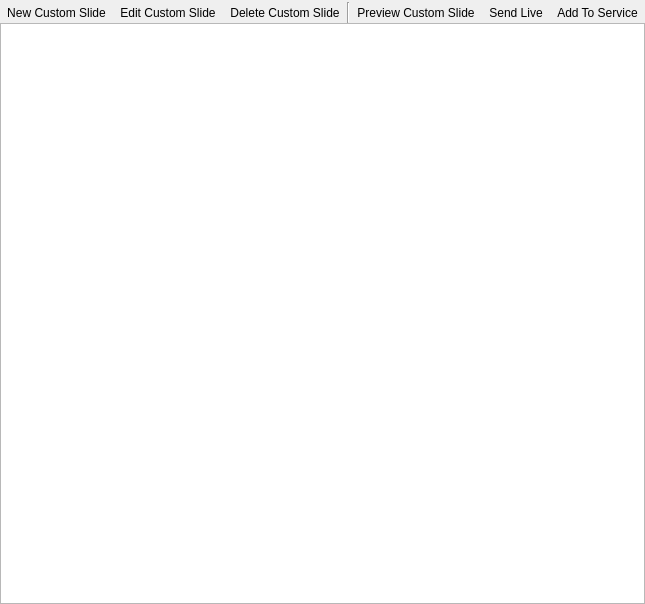
       <widget class="QWidget" name="CustomSlidePage" >
        <property name="geometry" >
         <rect>
          <x>0</x>
          <y>0</y>
          <width>201</width>
          <height>604</height>
         </rect>
        </property>
        <attribute name="label" >
         <string>Custom Slides</string>
        </attribute>
        <attribute name="icon" >
         <iconset resource="../images/openlp-2.qrc" >
          <normaloff>:/media/media_custom.png</normaloff>:/media/media_custom.png</iconset>
        </attribute>
        <layout class="QVBoxLayout" name="verticalLayout" >
         <property name="spacing" >
          <number>0</number>
         </property>
         <property name="margin" >
          <number>0</number>
         </property>
         <item>
          <widget class="QWidget" native="1" name="CustomSlideToolbar" >
           <layout class="QHBoxLayout" name="horizontalLayout_2" >
            <property name="spacing" >
             <number>0</number>
            </property>
            <property name="leftMargin" >
             <number>0</number>
            </property>
            <property name="topMargin" >
             <number>2</number>
            </property>
            <property name="rightMargin" >
             <number>0</number>
            </property>
            <property name="bottomMargin" >
             <number>0</number>
            </property>
            <item>
             <widget class="QToolButton" name="CustomNewButton" >
              <property name="toolTip" >
               <string>Add a new custom slide</string>
              </property>
              <property name="statusTip" >
               <string>Add a new custom slide</string>
              </property>
              <property name="text" >
               <string>New Custom Slide</string>
              </property>
              <property name="icon" >
               <iconset resource="../images/openlp-2.qrc" >
                <normaloff>:/custom/custom_new.png</normaloff>:/custom/custom_new.png</iconset>
              </property>
              <property name="iconSize" >
               <size>
                <width>20</width>
                <height>20</height>
               </size>
              </property>
              <property name="autoRaise" >
               <bool>true</bool>
              </property>
             </widget>
            </item>
            <item>
             <widget class="QToolButton" name="CustomEditButton" >
              <property name="toolTip" >
               <string>Edit selected slide</string>
              </property>
              <property name="statusTip" >
               <string>Edit selected slide</string>
              </property>
              <property name="text" >
               <string>Edit Custom Slide</string>
              </property>
              <property name="icon" >
               <iconset resource="../images/openlp-2.qrc" >
                <normaloff>:/custom/custom_edit.png</normaloff>:/custom/custom_edit.png</iconset>
              </property>
              <property name="iconSize" >
               <size>
                <width>20</width>
                <height>20</height>
               </size>
              </property>
              <property name="autoRaise" >
               <bool>true</bool>
              </property>
             </widget>
            </item>
            <item>
             <widget class="QToolButton" name="CustomDeleteButton" >
              <property name="toolTip" >
               <string>Delete selected slide(s)</string>
              </property>
              <property name="statusTip" >
               <string>Delete selected slide(s)</string>
              </property>
              <property name="text" >
               <string>Delete Custom Slide</string>
              </property>
              <property name="icon" >
               <iconset resource="../images/openlp-2.qrc" >
                <normaloff>:/custom/custom_delete.png</normaloff>:/custom/custom_delete.png</iconset>
              </property>
              <property name="iconSize" >
               <size>
                <width>20</width>
                <height>20</height>
               </size>
              </property>
              <property name="autoRaise" >
               <bool>true</bool>
              </property>
             </widget>
            </item>
            <item>
             <widget class="Line" name="CustomToolbarLine" >
              <property name="orientation" >
               <enum>Qt::Vertical</enum>
              </property>
             </widget>
            </item>
            <item>
             <widget class="QToolButton" name="CustomPreviewButton" >
              <property name="toolTip" >
               <string>Preview selected slide</string>
              </property>
              <property name="statusTip" >
               <string>Preview selected slide</string>
              </property>
              <property name="text" >
               <string>Preview Custom Slide</string>
              </property>
              <property name="icon" >
               <iconset resource="../images/openlp-2.qrc" >
                <normaloff>:/system/system_preview.png</normaloff>:/system/system_preview.png</iconset>
              </property>
              <property name="iconSize" >
               <size>
                <width>20</width>
                <height>20</height>
               </size>
              </property>
              <property name="autoRaise" >
               <bool>true</bool>
              </property>
             </widget>
            </item>
            <item>
             <widget class="QToolButton" name="CustomLiveButton" >
              <property name="toolTip" >
               <string>Send selected slide to live</string>
              </property>
              <property name="statusTip" >
               <string>Send selected slide to live</string>
              </property>
              <property name="text" >
               <string>Send Live</string>
              </property>
              <property name="icon" >
               <iconset resource="../images/openlp-2.qrc" >
                <normaloff>:/system/system_live.png</normaloff>:/system/system_live.png</iconset>
              </property>
              <property name="iconSize" >
               <size>
                <width>20</width>
                <height>20</height>
               </size>
              </property>
              <property name="autoRaise" >
               <bool>true</bool>
              </property>
             </widget>
            </item>
            <item>
             <widget class="QToolButton" name="CustomAddButton" >
              <property name="toolTip" >
               <string>Add selected slide(s) to service</string>
              </property>
              <property name="statusTip" >
               <string>Add selected slide(s) to service</string>
              </property>
              <property name="text" >
               <string>Add To Service</string>
              </property>
              <property name="icon" >
               <iconset resource="../images/openlp-2.qrc" >
                <normaloff>:/system/system_add.png</normaloff>:/system/system_add.png</iconset>
              </property>
              <property name="iconSize" >
               <size>
                <width>20</width>
                <height>20</height>
               </size>
              </property>
              <property name="autoRaise" >
               <bool>true</bool>
              </property>
             </widget>
            </item>
            <item>
             <spacer name="CustomToolbarSpacer" >
              <property name="orientation" >
               <enum>Qt::Horizontal</enum>
              </property>
              <property name="sizeHint" stdset="0" >
               <size>
                <width>84</width>
                <height>20</height>
               </size>
              </property>
             </spacer>
            </item>
           </layout>
          </widget>
         </item>
         <item>
          <widget class="QListWidget" name="CustomSlideList" />
         </item>
        </layout>
       </widget>
